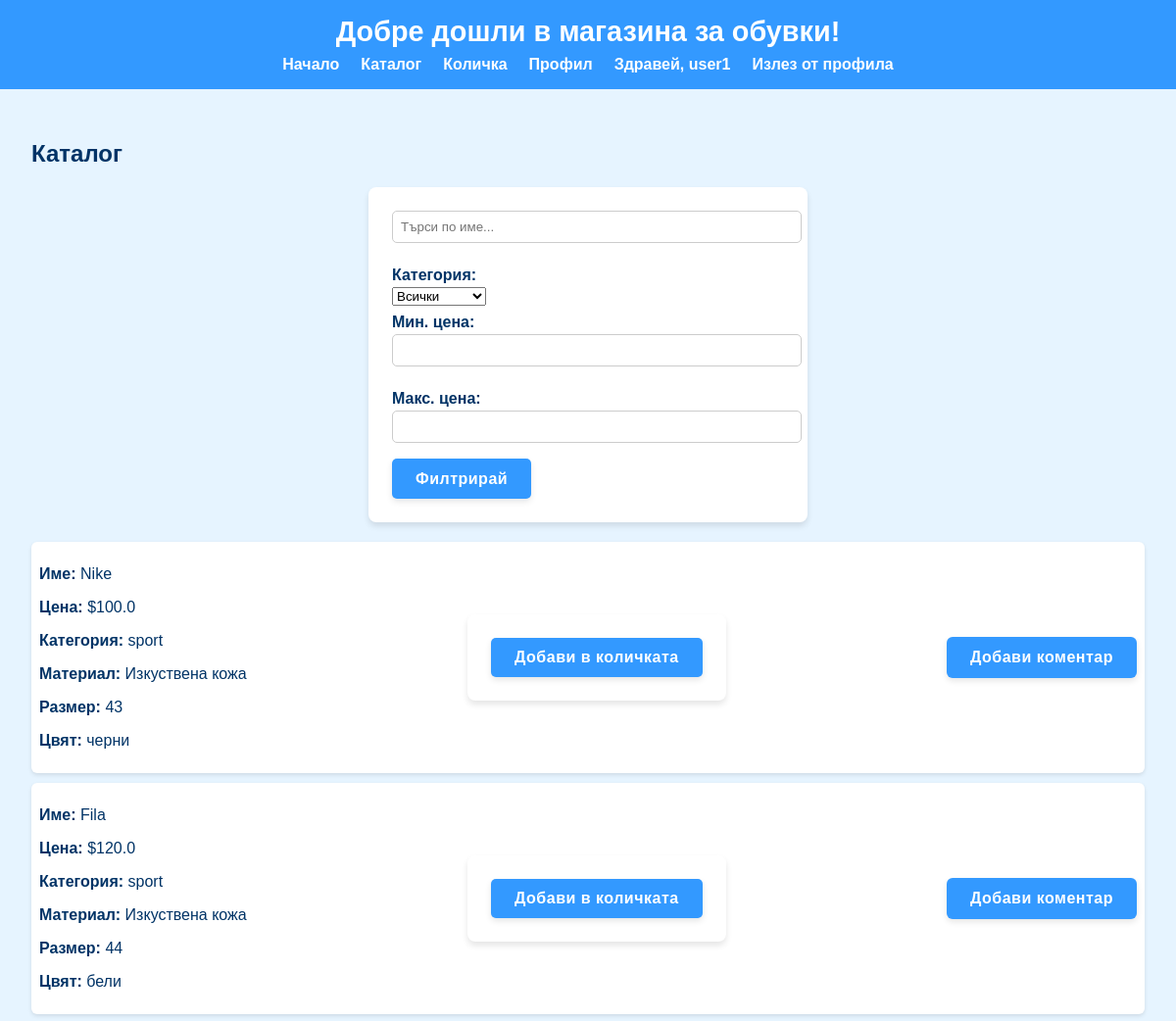
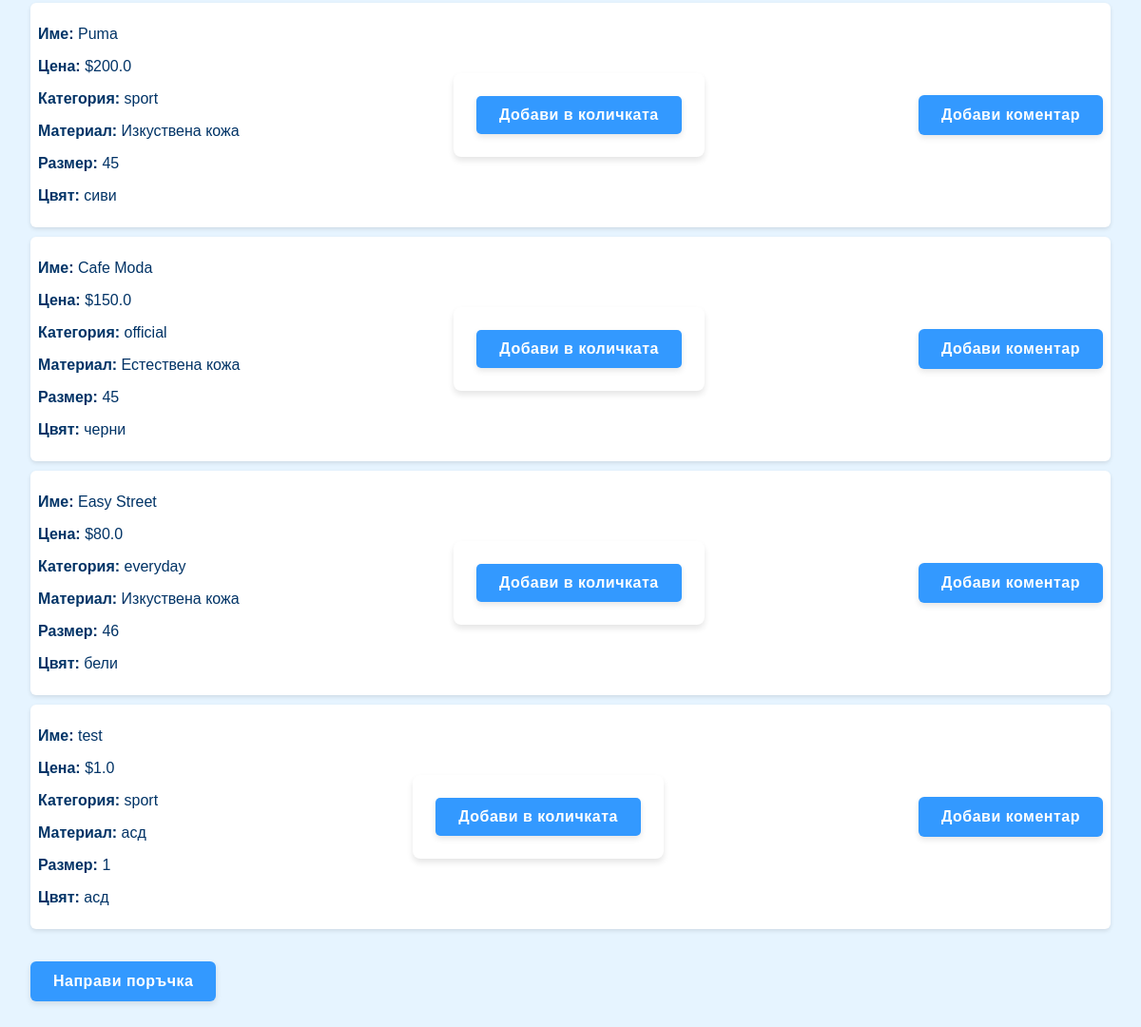
Page /catalog/ (signed in) on the committed database (2 pictures, top to bottom).
### models.py (models this page shows, shortened)
class Shoe(db.Model):
    __tablename__ = "shoes"
    id = db.Column(db.Integer, primary_key=True)
    name = db.Column(db.String(100), nullable=False)
    price = db.Column(db.Float, nullable=False)
    material = db.Column(db.String(100), nullable=False)
    size = db.Column(db.Integer, nullable=False)
    color = db.Column(db.String(100), nullable=False)
    category = db.Column(db.String(50), nullable=False)
    type = db.Column(db.String(50))
    __mapper_args__ = {
        "polymorphic_identity": "shoe",
        "polymorphic_on": type
    }

### controllers/catalog_controller.py (the view)
@catalog_bp.route('/')
def catalog_list():
    query = request.args.get("q", "").lower()
    category = request.args.get("category", "")
    min_price = request.args.get("min_price", type=float)
    max_price = request.args.get("max_price", type=float)
    shoes = catalog_service.get_all_shoes()
    if query:
        shoes = [s for s in shoes if query in s.name.lower()]
    if category:
        shoes = [s for s in shoes if getattr(s, "category", "") == category]
    if min_price is not None:
        shoes = [s for s in shoes if s.price >= min_price]
    if max_price is not None:
        shoes = [s for s in shoes if s.price <= max_price]
    return render_template(
        "catalog.html",
        shoes=shoes,
        query=query,
        category=category,
        min_price=min_price,
        max_price=max_price
    )

### app.py (called while the page is built, shortened)
@app.before_request
def restrict_admin_pages():
    if request.path.startswith("/admin"):
        if session.get("role") != "admin":
            flash("Нямате достъп до админ панела.", "error")
            return redirect(url_for("index"))

@app.before_request
def setup_database():
    db.create_all()
    if not User.query.filter_by(username="admin").first():
        hashed_password = generate_password_hash("admin123")
        admin_user = User(username="admin", email="admin@admin.com", password=hashed_password, role="admin")
        db.session.add(admin_user)
        db.session.commit()

### services/catalog_service.py (called while the page is built)
def get_all_shoes():
    return Shoe.query.all()

### templates/catalog.html (shortened to what this page needs)
{% extends "base.html" %}
{% block content %}
<h2>Каталог</h2>
<form method="get" action="{{ url_for('catalog.catalog_list') }}" style="margin-bottom: 20px;">
    <input type="text" name="q" placeholder="Търси по име..." value="{{ query }}">
    <label for="category">Категория:</label>
    <select name="category">
        <option value="">Всички</option>
    </select>
    <label for="min_price">Мин. цена:</label>
    <input type="number" step="0.01" name="min_price" value="{{ min_price if min_price is not none else '' }}">
    <label for="max_price">Макс. цена:</label>
    <input type="number" step="0.01" name="max_price" value="{{ max_price if max_price is not none else '' }}">
    <button type="submit">Филтрирай</button>
</form>
<ul style="list-style: none; padding: 0;">
    {% for shoe in shoes %}
    <li style="display: flex; justify-content: space-between; align-items: center; margin-bottom: 10px; padding: 8px; background: #fff; border-radius: 6px; box-shadow: 0 2px 4px rgba(0,0,0,0.1);">
  <div id="details-{{ shoe.id }}" class="hidden mt-3 border-t pt-3 text-gray-700">
    <p><strong>Име:</strong> {{ shoe.name }}</p>
    <p><strong>Цена:</strong> ${{ shoe.price }}</p>
    <p><strong>Категория:</strong> {{ shoe.category }}</p>
    <p><strong>Материал:</strong> {{ shoe.material or "Няма данни." }}</p>
    <p><strong>Размер:</strong> {{ shoe.size or "Няма налични." }}</p>
      <p><strong>Цвят:</strong> {{ shoe.color or "Няма данни" }}</p>
  </div>
        <form method="post" action="{{ url_for('cart.add_to_cart', shoe_id=shoe.id) }}">
            <button type="submit">Добави в количката</button>
        </form>
    <a href="{{ url_for('comment.add_comment') }}"><button>Добави коментар</button></a>
    {% endfor %}
</ul>
<br>
<a href="{{ url_for('order.create_order') }}">
    <button>Направи поръчка</button>
</a>
{% endblock %}

### static/styles.css (style rules this page uses)
:root { --primary-color: #e6f4ff; --secondary-color: #3399ff; --text-color: #003366; }
body { font-family: Arial, sans-serif; margin: 0; background-color: var(--primary-color); color: var(--text-color); }
form { background: white; padding: 1.5rem; border-radius: 8px; max-width: 400px; margin: auto; box-shadow: 0 4px 6px rgba(0,0,0,0.1); }
form label { display: block; margin: 0.5rem 0 0.2rem; font-weight: bold; }
form input { width: 100%; padding: 0.5rem; margin-bottom: 1rem; border: 1px solid #ccc; border-radius: 5px; }
form button { background: var(--secondary-color); color: white; border: none; padding: 0.7rem 1.5rem; border-radius: 5px; cursor: pointer; }
button { background-color: var(--secondary-color); color: white; border: none; padding: 0.75rem 1.5rem; border-radius: 6px; font-size: 1rem; font-weight: bold; letter-spacing: 0.5px; cursor: pointer; transition: all 0.3s ease; box-shadow: 0 3px 6px rgba(0,0,0,0.1); }

### rows in the picture
Shoe: name "Nike", price "100.0", category "sport", material "Изкуствена кожа", size "43", color "черни"
Shoe: name "Fila", price "120.0", category "sport", material "Изкуствена кожа", size "44", color "бели"
Shoe: name "Puma", price "200.0", category "sport", material "Изкуствена кожа", size "45", color "сиви"
Shoe: name "Cafe Moda", price "150.0", category "official", material "Естествена кожа", size "45", color "черни"
Shoe: name "Easy Street", price "80.0", category "everyday", material "Изкуствена кожа", size "46", color "бели"
Shoe: name "test", price "1.0", category "sport", material "асд", size "1", color "асд"

### other values in the picture
{{ session.get('username') }} "user1"
